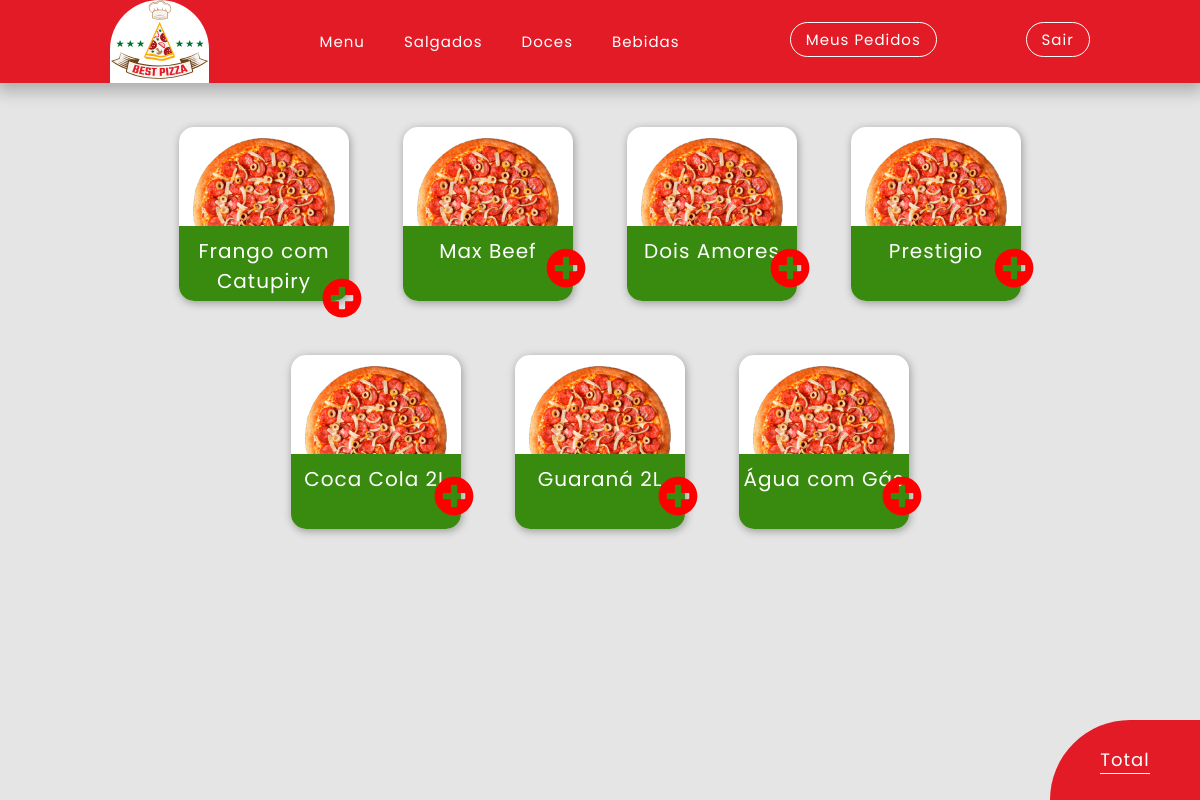
The page /index.php (signed in) on the database its author committed.
### tables this page shows
CREATE TABLE `usuarios` (
  `idUsuario` int(11) NOT NULL COMMENT 'codigo do usuario gerado por auto incremento',
  `tipo_usuario_idTipo` int(11) NOT NULL COMMENT 'chave estrangeira da tabela tipo_usuario',
  `nome_usuarios` varchar(45) NOT NULL COMMENT 'nome do usuario',
  `senha` varchar(45) NOT NULL COMMENT 'senha do usuario',
  `email` varchar(100) NOT NULL COMMENT 'e-mail do usuario'
);

CREATE TABLE `produtos` (
  `idProduto` int(11) NOT NULL COMMENT 'codigo do produto',
  `tipoProduto_idtTipo_produto` int(11) NOT NULL COMMENT 'chave estrangeira da tabela tipo_produto',
  `nome_produtos` varchar(45) NOT NULL COMMENT 'nome do produto',
  `descricao` text NOT NULL COMMENT 'descrição do produto( valor nutricional, restrições alimenticias',
  `preco` decimal(5,2) NOT NULL COMMENT 'valor do produto',
  `imagem` varchar(100) NOT NULL COMMENT 'imagem do produto( nome do produto + md5)'
);

### index.php (the view, shortened to what this page needs)
<!DOCTYPE html>
<html lang="pt-br">
<head>
	<link rel="stylesheet" href="./assets/src/css/main.css">
	<link rel="stylesheet" href="./assets/src/css/card.css">
	<link rel="stylesheet" href="./assets/src/css/cart_footer.css">
</head>
	<body>
	<header>
		<div id="logo"><img src="./assets/src/img/Text.svg" alt="logo"></div>
		<div id="links">
        <a class="nav-link" href="/PARTE%20PRATICA/">Menu</a>
        <a class="nav-link" href="/PARTE%20PRATICA/index.php?pesquisa=1">Salgados</a>
        <a class="nav-link" href="/PARTE%20PRATICA/index.php?pesquisa=2">Doces</a>
        <a class="nav-link" href="/PARTE%20PRATICA/index.php?pesquisa=3">Bebidas</a>
    </div>
    <?php
    if (isset($_SESSION['userId'])) {
        echo'<div id="dados">';
        include 'assets/functions/connection.php';
        $stmt = $conn->query("SELECT usuarios.tipo_usuario_idTipo FROM `usuarios` WHERE idUsuario = ".$_SESSION['userId'].";");
        while ($row = $stmt->fetch()) {
            if ($row['tipo_usuario_idTipo'] == 1) {
                echo '<a class="nav-link" href="/PARTE%20PRATICA/assets/pages/novo-produto.php">Cadastrar Produto</a>';
                echo '<a class="nav-link" href="/PARTE%20PRATICA/assets/pages/pedidos.php">Pedidos</a>';
            }else if ($row['tipo_usuario_idTipo'] == 2) {
								header('Location: ./assets/pages/lista-pedidos.php');
            }
            else{
                echo '<a class="nav-link" href="/PARTE%20PRATICA/assets/pages/pedidos.php">Meus Pedidos</a>';
            }
        }
        echo'
        <a class="nav-link logoff" href="/PARTE%20PRATICA/assets/functions/delete_coockie.php">Sair</a>
        </div>';
        };
?>
</header>
	<main id="cardapio">
		<?php
		include 'assets/functions/connection.php';
		if(isset($_GET['pesquisa'])){
			if ($_GET['pesquisa'] == 1) {
				$stmt = $conn->query("SELECT produtos.idProduto, tipoproduto.nome_tipoProduto, produtos.nome_produtos, produtos.descricao, produtos.preco FROM produtos INNER JOIN tipoproduto on produtos.tipoProduto_idtTipo_produto = tipoproduto.idTipo_produto WHERE produtos.tipoProduto_idtTipo_produto = 1;");
			};
			if ($_GET['pesquisa'] == 2) {
				$stmt = $conn->query("SELECT produtos.idProduto, tipoproduto.nome_tipoProduto, produtos.nome_produtos, produtos.descricao, produtos.preco FROM produtos INNER JOIN tipoproduto on produtos.tipoProduto_idtTipo_produto = tipoproduto.idTipo_produto WHERE produtos.tipoProduto_idtTipo_produto = 2;");
			};
			if ($_GET['pesquisa'] == 3) {
				$stmt = $conn->query("SELECT produtos.idProduto, tipoproduto.nome_tipoProduto, produtos.nome_produtos, produtos.descricao, produtos.preco FROM produtos INNER JOIN tipoproduto on produtos.tipoProduto_idtTipo_produto = tipoproduto.idTipo_produto WHERE produtos.tipoProduto_idtTipo_produto = 3;");
			};
		}else{
			$stmt = $conn->query("SELECT produtos.idProduto, tipoproduto.nome_tipoProduto, produtos.nome_produtos, produtos.descricao, produtos.preco FROM produtos INNER JOIN tipoproduto on produtos.tipoProduto_idtTipo_produto = tipoproduto.idTipo_produto;");
		}
		while ($row = $stmt->fetch()) {
			echo'
			<section class="card">
			<div class="img"><img class="pizza-img" src="./assets/src/img/calabresa.png"></div>
			<div class="content">
				<p>'.$row["nome_produtos"].'</p>
				<a href="./assets/pages/produto.php?id='.$row["idProduto"].'" class="add"><img src="./assets/src/img/plus-circle-solid.svg"></a>
			</div>
			</section>';
		}
	?>
	</main>
	<footer>
		<div id="footer-content">
			<a href="/PARTE%20PRATICA/assets/pages/pedidos.php">Total</p>
			<a href="/PARTE%20PRATICA/assets/pages/pedidos.php" id="price"><?=$_SESSION['precoFinal'];?></a>
		</div>
	</footer>
</body>
</html>

### assets/src/css/main.css (style rules this page uses)
* { padding: 0; margin: 0; box-sizing: border-box; letter-spacing: 1px; }
header { box-shadow: #00000040 0px 4px 16px 4px; position: fixed; top: 0; z-index: 10; background: #E31B27; width: 100vw; display: flex; align-items: center; justify-content: space-evenly; }
#logo { background: white; border-radius: 100px 100px 0 0; }
#links { font-size: 15px; font-family: 'Poppins', sans-serif; width: 30%; display: flex; justify-content: space-between; }
#dados { font-size: 15px; font-family: 'Poppins', sans-serif; width: 25%; display: flex; justify-content: space-between; }
#dados a { color: white; border: 1px solid white; padding:5px 15px; margin-top: -5px; border-radius:100px; }
.nav-link { text-decoration: none; color:white; transition: 0.5s; }

### assets/src/css/card.css (style rules this page uses)
* { padding: 0; margin: 0; box-sizing: border-box; letter-spacing: 1px; }
body { color: white; background: #e5e5e5; margin-top: 100px; }
#cardapio { z-index: 2; margin: 100px 5vw; display: flex; flex-wrap: wrap; align-items: center; justify-content: center; }
.card { z-index: 2; margin: 2.5%; background: white; width: 170px; border-radius: 15px; display: flex; flex-direction: column; justify-content: center; align-items: center; box-shadow: 1px 2px 8px #00000057; transition: 1.1s; }
.content { font-size: 20px; padding-top: 5px; display: flex; border-radius: 0 0 15px 15px ; align-items: center; flex-direction: column; font-family: 'Poppins', sans-serif; background: #388b0f; width: 100%; height: 75px; margin-top: -10px; padding-top: 10px; z-index: 10; }
.content p { text-align: center; }
.img img { width: 170px; margin-bottom: -65px; transition: 1.2s; }
.add img { width: 40px; transition: 1.2s; margin-left: 155px; margin-top: -20px; }

### assets/src/css/cart_footer.css (style rules this page uses)
footer { z-index: 10; width: 150px; height: 80px; position: fixed; bottom: 0; right: 0; background: #E31B27; border-radius: 100px 0 0 0; display: flex; align-items: center; justify-content: space-evenly; }
#footer-content a { text-decoration: none; color: white; }
#footer-content { text-decoration: none; display: flex; flex-direction: column; }
footer a { color: white; font-size: 18px; font-family: 'Poppins', sans-serif; }
#price { border-bottom: 1px solid white; padding-bottom: 1 10px }

### rows shown on the page
usuarios: shows "Meus Pedidos"
produtos: nome_produtos "Frango com Catupiry"
produtos: nome_produtos "Max Beef"
produtos: nome_produtos "Dois Amores"
produtos: nome_produtos "Prestigio"
produtos: nome_produtos "Coca Cola 2L"
produtos: nome_produtos "Guaraná 2L"
produtos: nome_produtos "Água com Gás"
